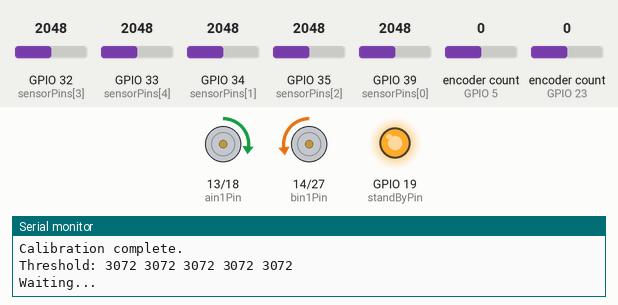
Recording of a sketch running on a simulated ESP32-S3. Shown: motor-driver pin pairs drawn as motors (green arrow = first pin HIGH = forward, orange = second pin HIGH = backward, longer = more drive, scaled by the enable pin, stopped while the standby pin is LOW), output pins drawn as LEDs (lit = HIGH), the last lines printed to the serial monitor. The inputs (shaded band) are chosen by the test bench; at power-on: GPIO 35 (sensorPins[2]) = 2048, GPIO 32 (sensorPins[3]) = 2048, GPIO 34 (sensorPins[1]) = 2048, GPIO 33 (sensorPins[4]) = 2048, GPIO 39 (sensorPins[0]) = 2048, encoder count (sensors on GPIO 5, GPIO 23) 0. WiFi joins after 1.5 s; servers stay silent unless stated.

Above: at 9.7 s.
9.8 s: GPIO 35 (sensorPins[2]) set to 3018
11.3 s: GPIO 35 (sensorPins[2]) set to 3109
12.8 s: GPIO 32 (sensorPins[3]) set to 3972
At 13.7 s:
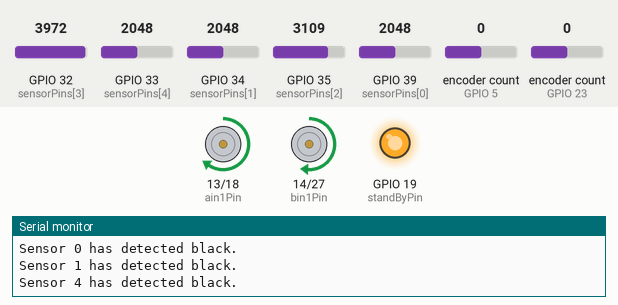
14.3 s: GPIO 34 (sensorPins[1]) set to 3972
At 15.5 s:
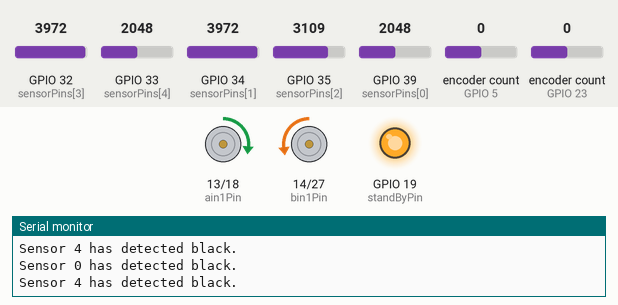
15.8 s: GPIO 33 (sensorPins[4]) set to 3972
At 16.6 s:
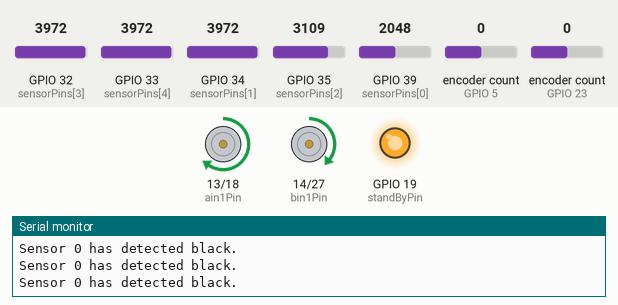
17.3 s: GPIO 39 (sensorPins[0]) set to 3972
At 17.7 s:
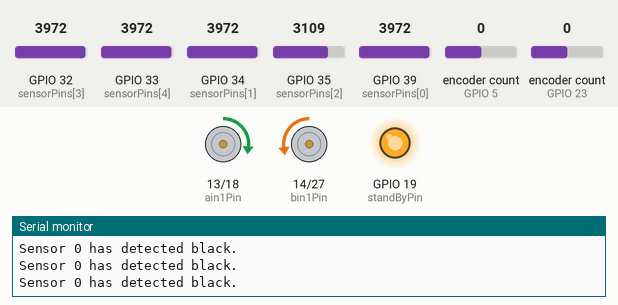
Timing chart, 0 to 19.8 s (numbered marks = the images above; inputs shaded):
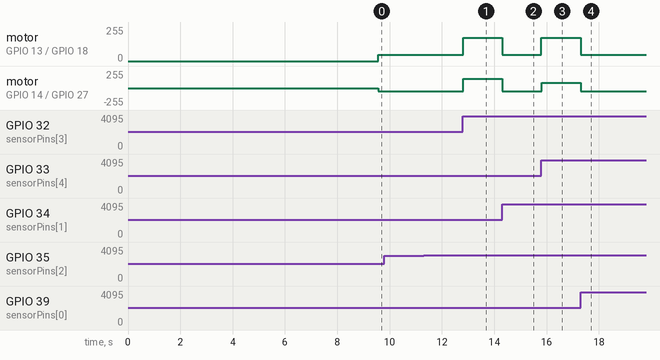

The sketch:

Encoder_IRsensor_test.ino
```cpp
#include <ESP32Encoder.h>
#include <WiFi.h>
#include <WiFiUdp.h>

WiFiUDP udp;
const char* laptop_ip = "172.20.10.3"; // Replace with your laptop's hotspot IP
const int udp_port = 4210;

// WiFi Credentials
const char* ssid = "Kelson iPhone";     // Must match exactly
const char* password = "kelson123";

// Pins
const int ain1Pin = 13;    // Left motor direction 1
const int ain2Pin = 18;     // Left motor direction 2
const int pwmA = 25;       // Left motor PWM
const int LeftC1 = 4;
const int LeftC2 = 5;
const int RightC1 = 23;
const int RightC2 = 22;
const int standByPin = 19; // Motor driver standby
const int bin1Pin = 14;    // Right motor direction 1
const int bin2Pin = 27;    // Right motor direction 2
const int pwmB = 26;       // Right motor PWM

const int sensorPins[5] = {39, 34, 35, 32, 33};  // Out1..Out5
int sensorValues[5];
int threshold[5];
uint8_t prevsensorState = 0;
uint8_t sensorState = 0;

// --- PWM Configuration for ESP32-S3 ---
const int PWM_FREQ = 20000;   // 20 kHz
const int PWM_RES = 8;        // 8-bit (0-255)

// Control
int speed = 50; // Base speed (increased for faster response)
const float motorBalance = 0.975; // Adjust if one motor is stronger (e.g., 0.95 for weaker right motor)

// Motor
const float GEAR_RATIO = 51.102;
const int ENCODER_PPR = 7;                // Pulses per rev
const float COUNTS_PER_REV = ENCODER_PPR * 4 * GEAR_RATIO; // 2800
const float WHEEL_DIAMETER = 43.0;        // Actual wheel diameter in mm
const float CIRCUMFERENCE = PI * WHEEL_DIAMETER;

ESP32Encoder leftEncoder;
ESP32Encoder rightEncoder;

// PID constants (tuned for faster response)
float Kp = 0.2;   // Proportional gain
float Ki = 0.0;   // Integral gain
float Kd = 0.23;  // Derivative gain

long P, I, D, previousError = 0;
int error = 0;

// State
enum RobotState {
  WAITING_FOR_START,  // Initial wait for Pi
  START,              // Go through starting line
  FIRST_TURN,       // Mapping the maze
  SECOND_TURN,  // Finished maze, waiting for shortest path from Pi
  LAST_RUN          // Following the optimized path
};
RobotState currentState = WAITING_FOR_START;  // Initial state

void setup() {
  // put your setup code here, to run once:
  Serial.begin(115200);

  WiFi.begin(ssid, password);
  WiFi.setSleep(false);

  Serial.print("Connecting to WiFi");
  while (WiFi.status() != WL_CONNECTED) {
    delay(500);
    Serial.print(".");
  }
  Serial.println("\nConnected!");

  // Motor pins
  pinMode(ain1Pin, OUTPUT);
  pinMode(ain2Pin, OUTPUT);
  pinMode(bin1Pin, OUTPUT);
  pinMode(bin2Pin, OUTPUT);
  pinMode(standByPin, OUTPUT);
  pinMode(LeftC1, INPUT);
  pinMode(LeftC2, INPUT);
  pinMode(RightC1, INPUT);
  pinMode(RightC2, INPUT);
  digitalWrite(standByPin, HIGH); // Enable driver

  // Initialize Encoders
  pinMode(LeftC1, INPUT_PULLUP);
  pinMode(LeftC2, INPUT_PULLUP);
  pinMode(RightC1, INPUT_PULLUP);
  pinMode(RightC2, INPUT_PULLUP);

 // Pull signal wires up to 3.3V to prevent floating signal
  leftEncoder.attachFullQuad(LeftC2, LeftC1);     // Use 4x Encoding (Every rise and fall of both Phase A & B)
  rightEncoder.attachFullQuad(RightC1, RightC2);

  leftEncoder.clearCount();
  rightEncoder.clearCount();

  // PWM setup
  ledcAttach(pwmA, PWM_FREQ, PWM_RES);
  ledcAttach(pwmB, PWM_FREQ, PWM_RES);

  for (int i = 0; i < 5; i++) {
    pinMode(sensorPins[i], INPUT);
  }

  calibrateSensors();

  send("Simple Line Following Robot Started");
}

void calibrateSensors() {
  Serial.println("Calibrating sensors... Place robot on the line and wait.");
  delay(2000); // Wait for placement
  for (int i = 0; i < 5; i++) {
    int minVal = 4095, maxVal = 0;
    for (int j = 0; j < 100; j++) {
      int val = analogRead(sensorPins[i]);
      if (val < minVal) minVal = val;
      if (val > maxVal) maxVal = val;
      delay(10);
    }
    threshold[i] = 1.5 * ((minVal + maxVal) * 0.5); // Set threshold as midpoint
    Serial.print("Sensor "); Serial.print(i); Serial.print(": "); Serial.println(threshold[i]);
  }
  Serial.println("Calibration complete.");
  Serial.println("Threshold: " + String(threshold[0]) + " " + String(threshold[1]) + " " + String(threshold[2]) + " " + String(threshold[3]) + " " + String(threshold[4]));

}

void loop() {
  switch (currentState) {
    case WAITING_FOR_START:
      Serial.println("Waiting...");
      send("Waiting...");
      delay(1000);
      currentState = START;
      send("Entering START state");
      break;

    case START:
      motor_drive(speed, speed);
      sensorState = updateSensorState();
      if (prevsensorState != sensorState) {
        sendState(sensorState);
        prevsensorState = sensorState;
      }

      if ((sensorState & 0b00100)) {
        send("Entering FIRST_TURN state");
        currentState = FIRST_TURN;
      }
      break;

    case FIRST_TURN: { // <--- Added brace
      long leftTicks = leftEncoder.getCount();
      long rightTicks = rightEncoder.getCount();
      float leftDist = (leftTicks / COUNTS_PER_REV) * CIRCUMFERENCE;
      float rightDist = (rightTicks / COUNTS_PER_REV) * CIRCUMFERENCE;
      float averageDistance = (leftDist + rightDist) / 2.0;

      int position = calculatePosition();
      sensorState = updateSensorState();
      if (prevsensorState != sensorState) {
        sendState(sensorState);
        prevsensorState = sensorState;
      }

      if (sensorState == 0b11000) {
        send("Turn left junction detected, turning left...");
        moveForward(110, speed);
        turnLeft();
        send("Entering SECOND_TURN state");
        currentState = SECOND_TURN;
      }

      error = 2000 - position;
      PID_Linefollow(error, speed);

      break;
    } // <--- Added brace

    case SECOND_TURN: { // <--- Added brace
      long leftTicks = leftEncoder.getCount();
      long rightTicks = rightEncoder.getCount();
      float leftDist = (leftTicks / COUNTS_PER_REV) * CIRCUMFERENCE;
      float rightDist = (rightTicks / COUNTS_PER_REV) * CIRCUMFERENCE;
      float averageDistance = (leftDist + rightDist) / 2.0;

      int position = calculatePosition();
      sensorState = updateSensorState();
      if (prevsensorState != sensorState) {
        sendState(sensorState);
        prevsensorState = sensorState;
      }

      // Changed "else if" to "if" because it's the start of a check in this state
      if (sensorState == 0b11111) {
        send("Cross junction detected, turning right...");
        moveForward(110, speed);
        turnRight();
        motor_drive(0, 0);
        delay(1000);
        send("Entering LAST_RUN state");
        currentState = LAST_RUN;
      }

      error = 2000 - position;
      PID_Linefollow(error, speed);
      break;
    }

    case LAST_RUN: { // <--- Added brace
      long leftTicks = leftEncoder.getCount();
      long rightTicks = rightEncoder.getCount();
      float leftDist = (leftTicks / COUNTS_PER_REV) * CIRCUMFERENCE;
      float rightDist = (rightTicks / COUNTS_PER_REV) * CIRCUMFERENCE;
      float averageDistance = (leftDist + rightDist) / 2.0;

      int position = calculatePosition();
      sensorState = updateSensorState();
      if (prevsensorState != sensorState) {
        sendState(sensorState);
        prevsensorState = sensorState;
      }

      // Changed "else if" to "if"
      if ((sensorState & 0b10001) != 0) {
        send("Detected disruption, moving forward...");
        moveForward(20, speed);
        send("Continue line following");
      }

      error = 2000 - position;
      PID_Linefollow(error, speed);

      break;
    }
  }
  // long leftTicks = leftEncoder.getCount();
  // long rightTicks = rightEncoder.getCount();

  // float leftDist = (1.0 * leftTicks / COUNTS_PER_REV) * CIRCUMFERENCE;
  // float rightDist = (1.0 * rightTicks / COUNTS_PER_REV) * CIRCUMFERENCE;
  // float averageDistance = (leftDist + rightDist) / 2.0;

  // int position = calculatePosition();
  // Serial.println(position);
  // delay(500);
}

int calculatePosition() {
  long weightedSum = 0;
  long sum = 0;
  int sensorsOn = 0;

  for (int i = 0; i < 5; i++) {
    sensorValues[i] = analogRead(sensorPins[i]);
    // Check if sensor is above threshold (on the line)
    if (sensorValues[i] < threshold[i]) {
      sensorsOn++;
      Serial.println("Sensor " + String(i) + " has detected black.");
    }
    // Use analog values for smoother position calculation
    int weight = map(sensorValues[i], threshold[i], 4095, 0, 1000); // Scale to 0-1000

    if (weight > 0) { // Only count significant detections
      weightedSum += (long)i * weight;
      sum += weight;
    }
  }

  if (sum == 0) {
    return 2000;
  }

  return (weightedSum * 1000) / sum; // Scale to 0-4000 range
}

// --- Motor drive ---
void motor_drive(int leftSpeed, int rightSpeed) {
  // Left motor
  if (leftSpeed <= 0) {
    digitalWrite(ain1Pin, LOW);
    digitalWrite(ain2Pin, HIGH);
  } else {
    digitalWrite(ain1Pin, HIGH);
    digitalWrite(ain2Pin, LOW);
  }
  ledcWrite(pwmA, abs(leftSpeed * motorBalance));

  // Right motor
  if (rightSpeed <= 0) {
    digitalWrite(bin1Pin, HIGH);
    digitalWrite(bin2Pin, LOW);
  } else {
    digitalWrite(bin1Pin, LOW);
    digitalWrite(bin2Pin, HIGH);
  }
  ledcWrite(pwmB, abs(rightSpeed));
}

void moveForward(int distance, int speed) { // distance in mm
  long targetTicks = (1.0 * distance / CIRCUMFERENCE) * COUNTS_PER_REV;

  long IniLeft = leftEncoder.getCount();

  motor_drive(speed, speed);

  while (abs(leftEncoder.getCount() - IniLeft) < targetTicks) {
    // Optional: Add a small PID adjustment here if the robot veers
    motor_drive(speed, speed);
    delay(1);
  }

  motor_drive(-150, -150);

  long lastTicks = leftEncoder.getCount();
  delay(5); // Small window to check movement
  while (leftEncoder.getCount() > lastTicks) {
      lastTicks = leftEncoder.getCount();
      delay(2);
  }

  motor_drive(0, 0);
}

void turnLeft() {
  motor_drive(-100, 100);
  delay(325);
  motor_drive(0, 0);
}

void turnRight() {
  motor_drive(100, -100);
  delay(325);
  motor_drive(0, 0);
}

void Uturn() {
  motor_drive(100, -100);
  delay(650);
  motor_drive(0, 0);
}

// --- PID Control ---
void PID_Linefollow(int error, int speed) {
  P = error;
  I += error;
  I = constrain(I, -1000, 1000); // Prevent integral windup
  D = error - previousError;

  float PIDvalue = Kp * P + Ki * I + Kd * D;
  previousError = error;

  int lsp = speed - PIDvalue;
  int rsp = (speed + PIDvalue);

  lsp = constrain(lsp, -180, 180); // Allow reverse for sharper corrections
  rsp = constrain(rsp, -180, 180);

  motor_drive(lsp, rsp);
}

uint8_t updateSensorState() {
  uint8_t state = 0;
  for (int i = 0; i < 5; i++) {
    // If sensor is on the line (less than threshold)
    if (analogRead(sensorPins[i]) > threshold[i]) {
      // Set the i-th bit to 1
      state |= (1 << i);
    }
  }
  return state; // Returns a value from 0 (00000) to 31 (11111)
}

void send(String msg) {
  udp.beginPacket(laptop_ip, udp_port);
  udp.print(msg);
  udp.endPacket();
}

void sendState(uint8_t msg) {
  String binaryMessage = "";

  // Loop through 5 bits (from 4 down to 0)
  for (int i = 4; i >= 0; i--) {
    // Check if the i-th bit is set
    if (msg & (1 << i)) {
      binaryMessage += "1";
    } else {
      binaryMessage += "0";
    }
  }

  send("sensorState: " + String(binaryMessage));
}
```

Measured:
- after the input at 9.8 s, every drawn part: stays the same
- after the input at 12.8 s, motor on GPIO 13 (ain1Pin) / GPIO 18 (ain2Pin): forward 48/255 → forward 174/255 at once; motor on GPIO 14 (bin1Pin) / GPIO 27 (bin2Pin): backward 50/255 → forward 141/255 at once
- after the input at 14.3 s, motor on GPIO 13 (ain1Pin) / GPIO 18 (ain2Pin): forward 174/255 → forward 48/255 at once; motor on GPIO 14 (bin1Pin) / GPIO 27 (bin2Pin): forward 141/255 → backward 50/255 at once
- after the input at 15.8 s, motor on GPIO 13 (ain1Pin) / GPIO 18 (ain2Pin): forward 48/255 → forward 174/255 at once; motor on GPIO 14 (bin1Pin) / GPIO 27 (bin2Pin): backward 50/255 → forward 81/255 at once
- after the input at 17.3 s, motor on GPIO 13 (ain1Pin) / GPIO 18 (ain2Pin): forward 174/255 → forward 48/255 at once; motor on GPIO 14 (bin1Pin) / GPIO 27 (bin2Pin): forward 81/255 → backward 50/255 at once
